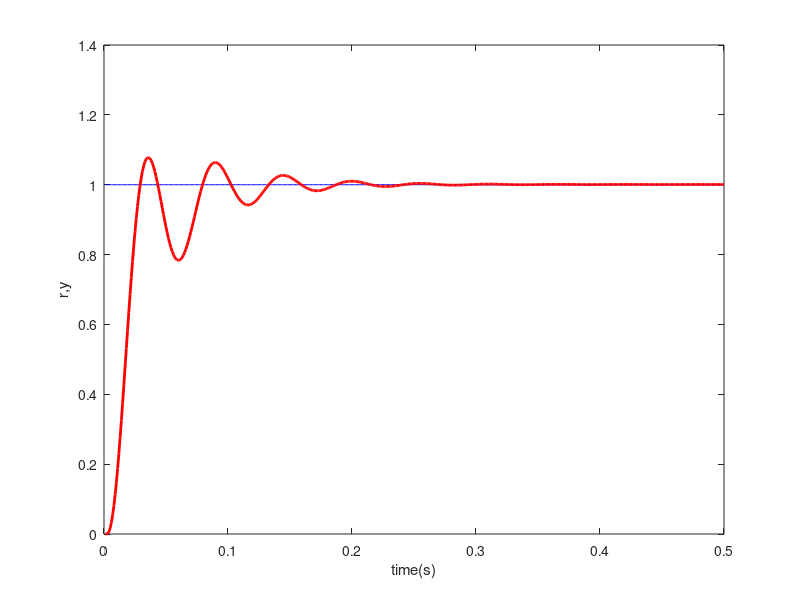
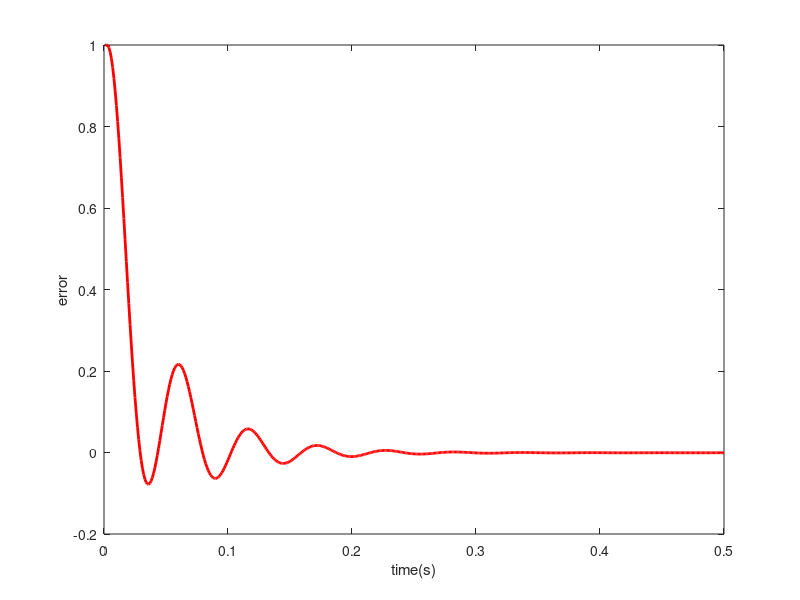

MATLAB code to generate these figures, in order:
clear all;
close all;
ts=0.001;
sys=tf(5.235e005,[1,87.35,1.047e004,0]); %Plant
dsys=c2d(sys,ts,'z');
[num,den]=tfdata(dsys,'v');
u_1=0;u_2=0;u_3=0;u_4=0;
y_1=0;y_2=0;y_3=0;
ei=0;
kp=0.96;ki=0.03;kd=0.01;
error_1=0;
for k=1:1:500
time(k)=k*ts;
yd(k)=1.0;
y(k)=-den(2)*y_1-den(3)*y_2-den(4)*y_3+num(1)*u_1+num(2)*u_2+num(3)*u_3+num(4)*u_4;
error(k)=yd(k)-y(k); % Calculating P
derror(k)=error(k)-error_1; % Calculating D
ei=ei+error(k)*ts;
u(k)=kp*error(k)+kd*derror(k)/ts+ki*ei; %PID Controller
u_4=u_3;u_3=u_2;u_2=u_1;u_1=u(k);
y_3=y_2;y_2=y_1;y_1=y(k);
error_1=error(k);
end
figure(1);
plot(time,yd,'b',time,y,'r','linewidth',2);
xlabel('time(s)');ylabel('r,y');
figure(2);
plot(time,yd-y,'r','linewidth',2);
xlabel('time(s)');ylabel('error');